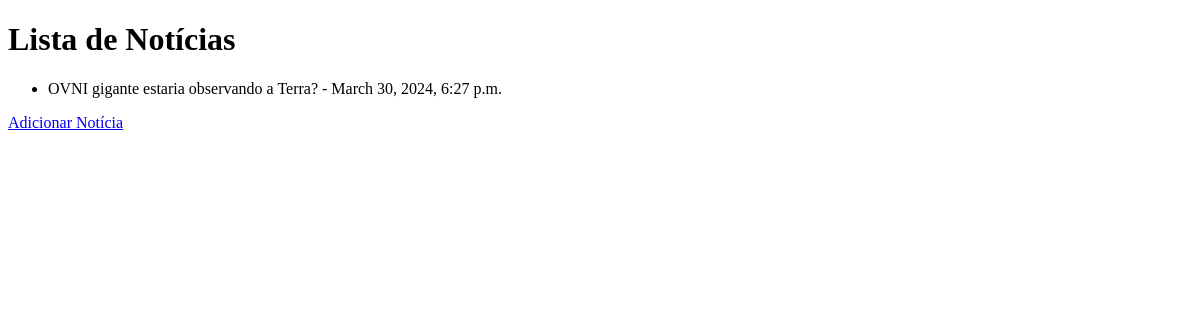
Before: /listarNoticias with the older database file.
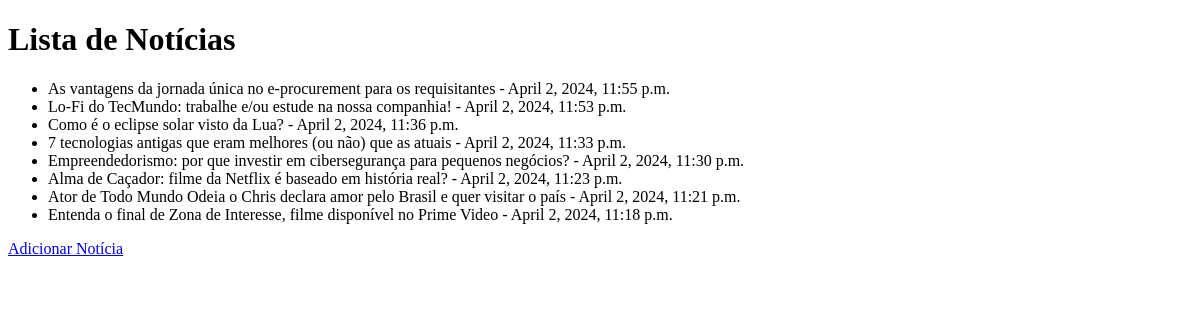
After: the same page with the newer database file.
### noticia/models.py (models this page shows, shortened)
class Noticia(models.Model):
    titulo = models.CharField(max_length=200)
    conteudo = CKEditor5Field('Text', config_name='extends')
    id_categoria = models.ForeignKey(Categoria, on_delete=models.CASCADE)
    id_autor = models.ForeignKey(Autor, on_delete=models.CASCADE)
    data_publicacao = models.DateTimeField(auto_now_add=True)
    imagem = models.ImageField(upload_to="uploads/noticias")
    class Meta:
        verbose_name = 'Noticia'
        verbose_name_plural = 'Noticias'
        ordering = ['-data_publicacao']

### noticia/views.py (the view)
# urls.py: path('listarNoticias', listarNoticias, name= 'listarNoticias'),
def listarNoticias(request):
    noticias = Noticia.objects.all()
    return render(request, 'noticia/listarNoticias.html', {'noticias': noticias})

### noticia/templates/noticia/listarNoticias.html (shortened to what this page needs)
<!DOCTYPE html>
<html lang="en">
<head>
</head>
<body>
    <h1>Lista de Notícias</h1>
    <ul>
        {% for noticia in noticias %}
        <li>{{ noticia.titulo }} - {{ noticia.data_publicacao }}</li>
        {% endfor %}
    </ul>
    <a href="{% url 'adicionarNoticia' %}">Adicionar Notícia</a>
</body>
</html>

Changed rows visible on the page:
removed Noticia: titulo "OVNI gigante estaria observando a Terra?", data_publicacao "March 30, 2024, 6:27 p.m."
added Noticia: titulo "As vantagens da jornada única no e-procurement para os requisitantes", data_publicacao "April 2, 2024, 11:55 p.m."
added Noticia: titulo "Lo-Fi do TecMundo: trabalhe e/ou estude na nossa companhia!", data_publicacao "April 2, 2024, 11:53 p.m."
added Noticia: titulo "Como é o eclipse solar visto da Lua?", data_publicacao "April 2, 2024, 11:36 p.m."
added Noticia: titulo "7 tecnologias antigas que eram melhores (ou não) que as atuais", data_publicacao "April 2, 2024, 11:33 p.m."
added Noticia: titulo "Empreendedorismo: por que investir em cibersegurança para pequenos negócios?", data_publicacao "April 2, 2024, 11:30 p.m."
added Noticia: titulo "Alma de Caçador: filme da Netflix é baseado em história real?", data_publicacao "April 2, 2024, 11:23 p.m."
added Noticia: titulo "Ator de Todo Mundo Odeia o Chris declara amor pelo Brasil e quer visitar o país", data_publicacao "April 2, 2024, 11:21 p.m."
added Noticia: titulo "Entenda o final de Zona de Interesse, filme disponível no Prime Video", data_publicacao "April 2, 2024, 11:18 p.m."
